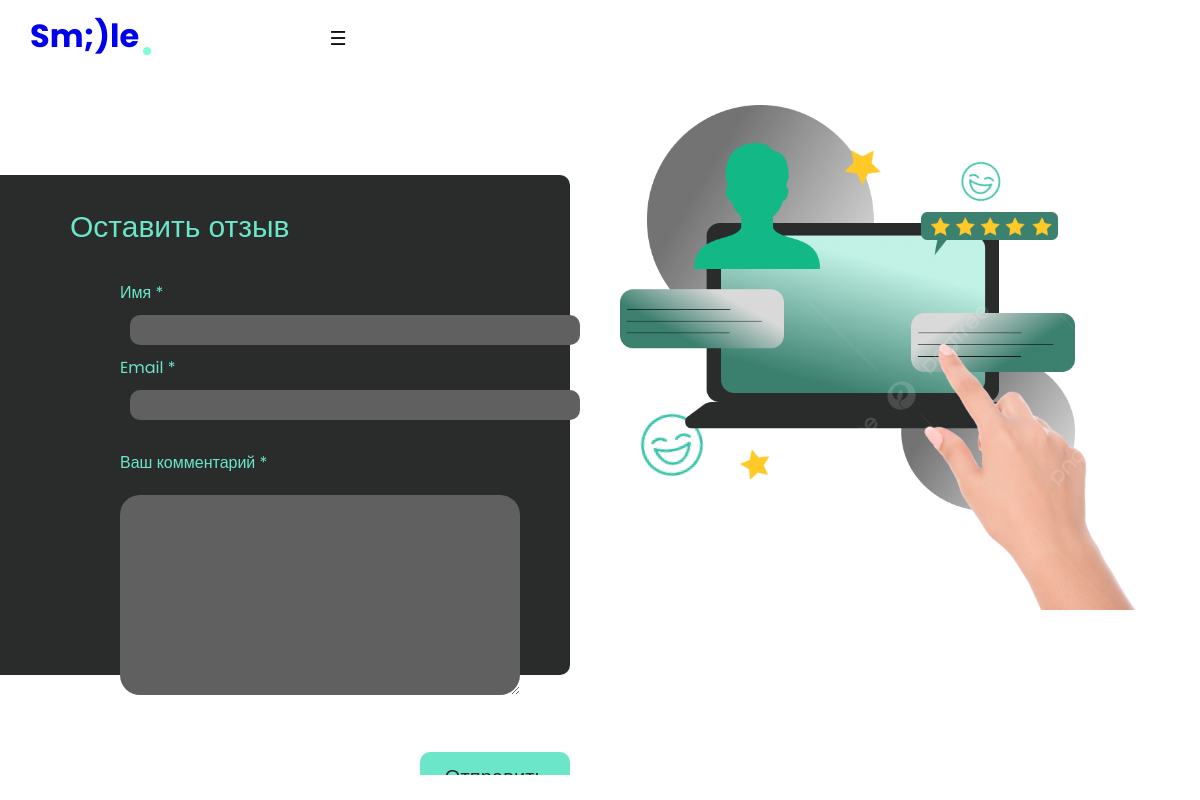
/reviews/, run on an earlier commit of the app's database.
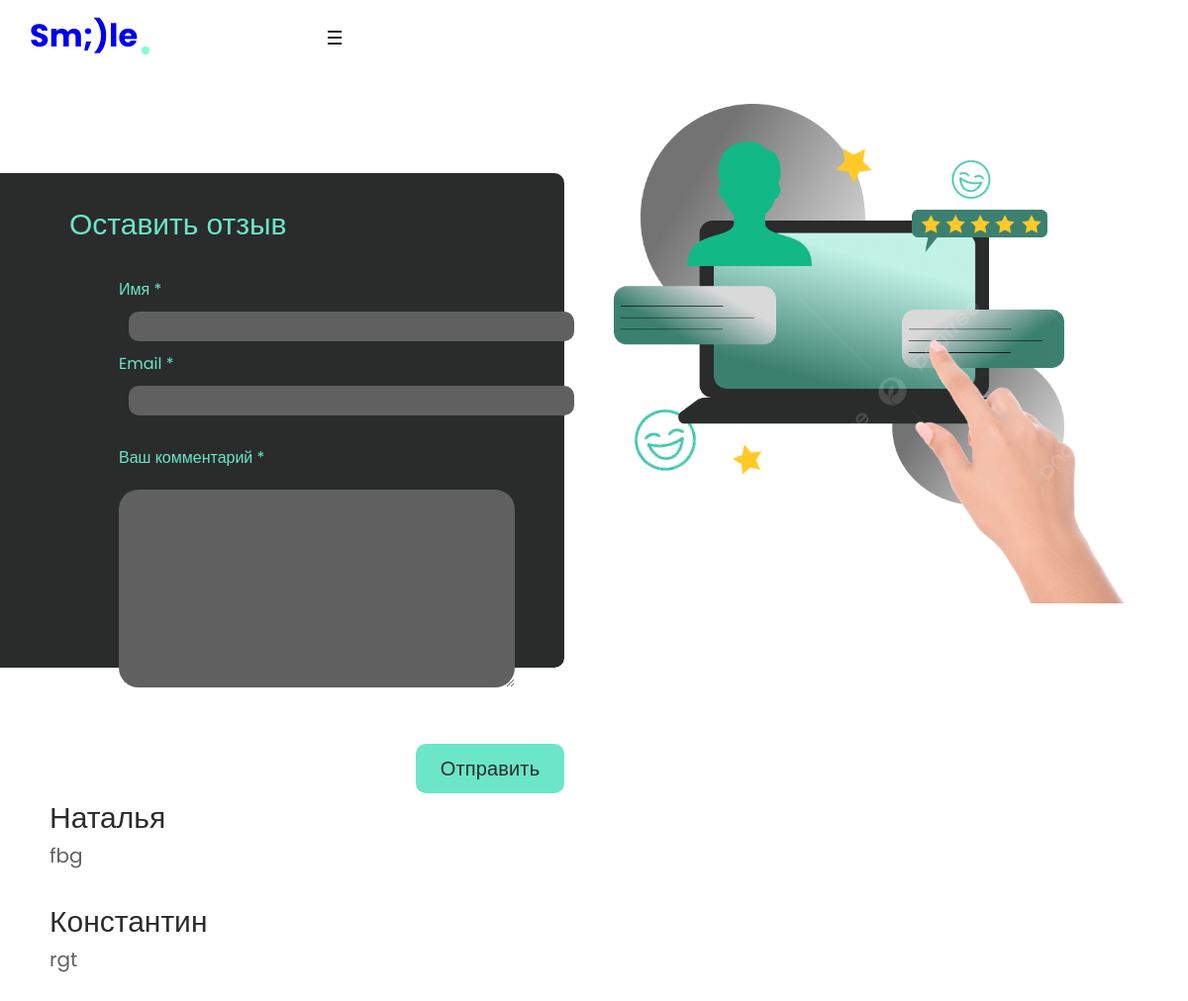
And on a later commit of the database.
### reviews/models.py (models this page shows, shortened)
class Reviews(models.Model):
    email = models.EmailField()
    name = models.CharField("Имя", max_length=100)
    text = models.TextField("Сообщение", max_length=5000)
    parent = models.ForeignKey(
        'self', verbose_name="Родитель", on_delete=models.SET_NULL, blank=True, null=True
    )
    class Meta:
        verbose_name = "Отзыв"
        verbose_name_plural = "Отзывы"

### reviews/views.py (the view)
# urls.py: path('', views.reviews, name='reviews'),
def reviews(request):
    p = Reviews.objects.all()
    return render(request, 'reviews/reviews.html', {'p': p})

### reviews/templates/reviews/reviews.html (shortened to what this page needs)
<!DOCTYPE html>
{% load static %}
<html lang="en">
<head>
    <link rel="stylesheet" href="{% static 'css/reset.css'%}" type="text/css">
    <link rel="stylesheet" href="{% static 'css/stylesheet.css'%}" type="text/css">
    <link rel="stylesheet" href="{% static 'css/reviews.css'%}" type="text/css">
</head>
<body >
    <header class="header">
        <div class="container">
            <div class=" header-nav">
                <label for="nav-toggle" class="nav-toggle" onclick></label>
                <h2 class="logo">
                    <a href="/index/" > Sm;)le </a>
                </h2>
            </div>
        </div>
    </header>
<div class="row">
    <div class="single-form-left">
        <div class="contact-single">
            <h3 class="editContent" style="outline: none; cursor: inherit;">
                <p class="text_1"> Оставить
                отзыв</p></h3>
            <form action="{% url 'add_review' %}" method="post" class="mt-4">
                <div class="d-sm-flex">
                <div class="col-sm-6 form-group p-0 editContent">
                    <label for="contactusername" class="editContent">
                        Имя *
                    </label>
                    <input type="text" class="form-control border" name="name"
                           id="contactusername" required="">
                </div>
                <div class="col-sm-6 form-group ml-sm-3 editContent">
                    <label for="contactemail" class="editContent">
                        Email *
                    </label>
                    <input type="email" class="form-control border" name="email"
                           id="contactemail" required="">
                </div>
            </div>
            <div class="form-group editContent">
                <label for="contactcomment" class="editContent">
                    <p class="text_2"> Ваш комментарий *</p>
                </label>
                    <textarea class="form-control_border" rows="5" name="text"
                              id="contactcomment" required=""></textarea>
            </div>
            <button type="submit"
                    class="mt-3 btn btn-success btn-block py-3">
                Отправить
            </button>
            </form>
        </div>
    </div>
    <div class="reviews_img">
             <img  src="{% static 'images/classesimg/Group3.png'%}" >
    </div>
</div>
        {% for review in p %}
                <div class="media py-5">
                    <div class="media-body mt-4">
                        <h5 class="mt-0 editContent">
                            {{ review.name }}
                        </h5>
                        <p class="mt-2 editContent">
                            {{ review.text }}
                        </p>
                    </div>
                </div>
        {% endfor %}
</body>
</html>

What changed in the data, as far as the page shows it:
added Reviews: name "Наталья", text "fbg"
added Reviews: name "Константин", text "rgt"
